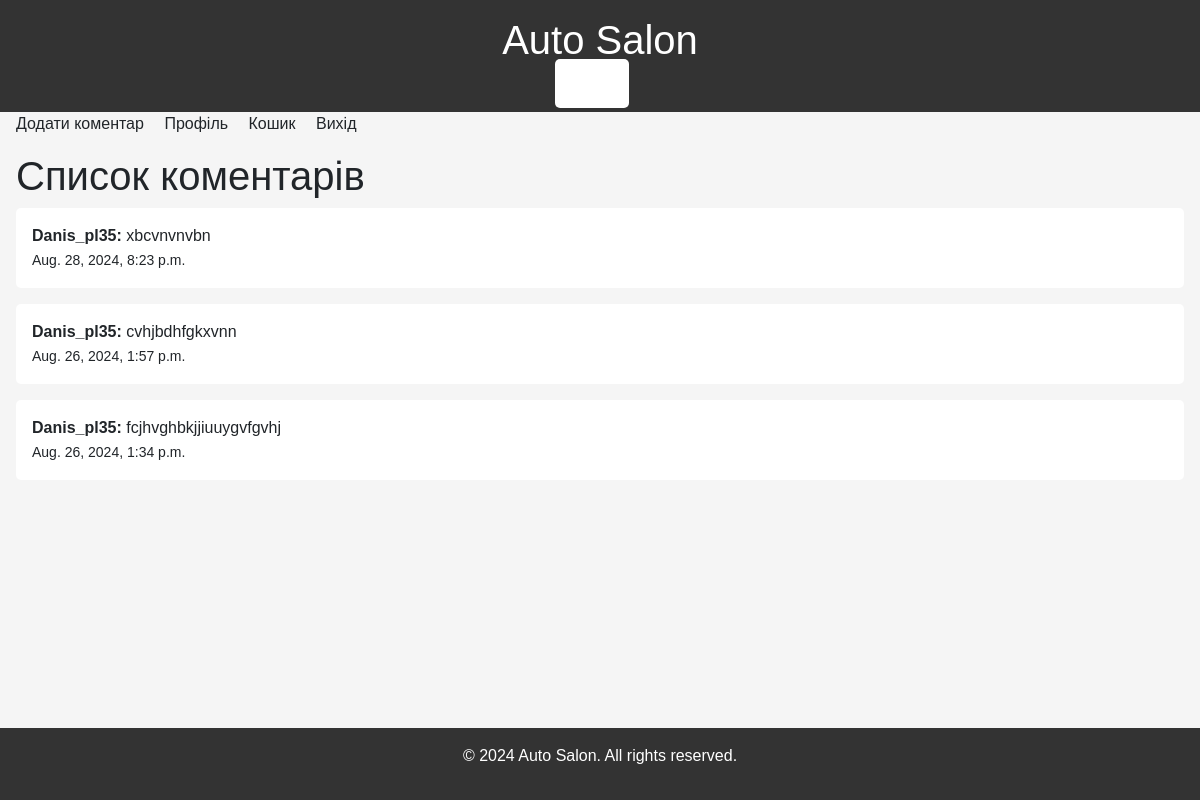
/comments/ (signed in), run on the app's committed database.
### car_project/models.py (models this page shows, shortened)
class Comment(models.Model):
    user = models.ForeignKey(User, on_delete=models.CASCADE)
    text = models.TextField()
    created_at = models.DateTimeField(auto_now_add=True)

### car_project/views.py (the view)
# urls.py: path('comments/', views.comment_list, name='comment_list'),
def comment_list(request):
    comments = Comment.objects.all().order_by('-created_at')  # Отримання всіх коментарів, відсортованих за датою
    return render(request, 'comment_list.html', {'comments': comments})

### car_project/templates/comment_list.html (shortened to what this page needs)
{% extends "base_generic.html" %}
{% block content %}
    <h1>Список коментарів</h1>
    <ul>
        {% for comment in comments %}
            <li>
                <strong>{{ comment.user.username }}:</strong> {{ comment.text }} <br>
                <small>{{ comment.created_at }}</small>
            </li>
        {% empty %}
            <li>Коментарів немає.</li>
        {% endfor %}
    </ul>
{% endblock content %}

### car_project/static/css/styles.css (style rules this page uses)
body { font-family: Arial, sans-serif; background-color: #f5f5f5; margin: 0; padding: 0; }
ul { list-style-type: none; padding: 0; }
ul li { background-color: #fff; margin-bottom: 1rem; padding: 1rem; border-radius: 5px; }

### data on the page
Comment: user.username "Danis_pl35", text "xbcvnvnvbn", created_at "Aug. 28, 2024, 8:23 p.m."
Comment: user.username "Danis_pl35", text "cvhjbdhfgkxvnn", created_at "Aug. 26, 2024, 1:57 p.m."
Comment: user.username "Danis_pl35", text "fcjhvghbkjjiuuygvfgvhj", created_at "Aug. 26, 2024, 1:34 p.m."
